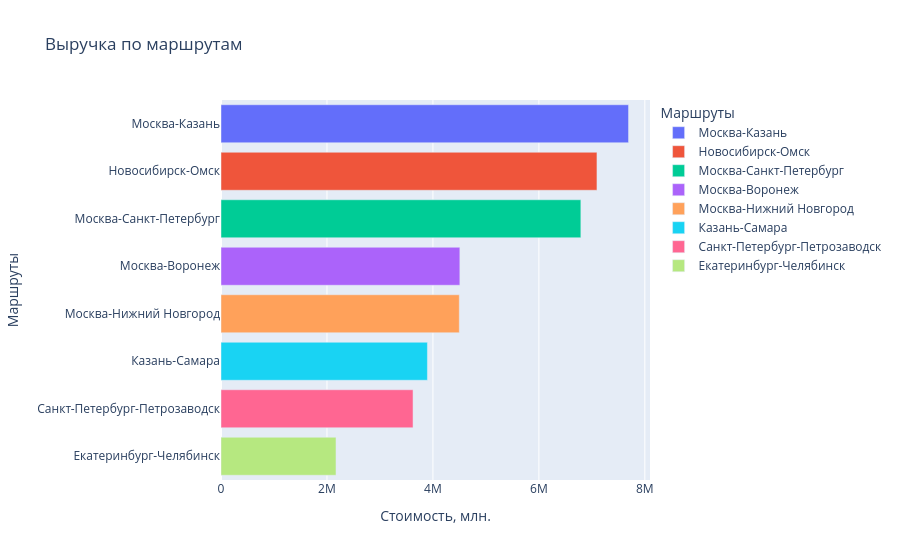

The code cell stored with this chart in its notebook:
### Markdown cell above
### Задание 4

1. Постройте интерактивную столбчатую диаграмму (`px.bar`) выручки по маршрутам.
   Отсортируйте столбцы по значению.
2. Добавьте в `hover_data` число рейсов по маршруту, чтобы при наведении было видно
   и выручку, и количество.
3. Сохраните график в `charts/revenue_by_route.html` и откройте файл в браузере.
4. Постройте `px.box` стоимости рейса по типам груза. Чем интерактивный «ящик»
   удобнее статичного?

### Code cell
# 1) - 3)
route_stats = (df.groupby("route")
               .agg(revenue=("cost_rub", "sum"), trips=("trip_id", "count"))
               .reset_index()
               .sort_values("revenue", ascending=False))

fig = px.bar(route_stats, x="revenue", y="route", color="route", hover_data=["trips"], title="Выручка по маршрутам", labels={"route" : "Маршруты", "revenue": "Стоимость, млн."})
fig.show()

fig.write_html("charts/revenue_by_route.html", include_plotlyjs=True)
size_mb = Path("charts/revenue_by_route.html").stat().st_size /1024 /1024
print(f"сохранено: charts/revenue_by_route.html ({size_mb:.1f} МБ)")

### Figure 1 — Plotly figure (JSON) as saved in the notebook; plotly's stock layout.template omitted (floating-point values rounded to 4 significant figures)
{"data": [{"customdata": [[108]], "hovertemplate": "Маршруты=%{y}<br>Стоимость, млн.=%{x}<br>trips=%{customdata[0]}<extra></extra>", "legendgroup": "Москва-Казань", "marker": {"color": "#636efa", "pattern": {"shape": ""}}, "name": "Москва-Казань", "orientation": "h", "showlegend": true, "textposition": "auto", "type": "bar", "x": [7692450], "xaxis": "x", "y": ["Москва-Казань"], "yaxis": "y"}, {"customdata": [[119]], "hovertemplate": "Маршруты=%{y}<br>Стоимость, млн.=%{x}<br>trips=%{customdata[0]}<extra></extra>", "legendgroup": "Новосибирск-Омск", "marker": {"color": "#EF553B", "pattern": {"shape": ""}}, "name": "Новосибирск-Омск", "orientation": "h", "showlegend": true, "textposition": "auto", "type": "bar", "x": [7096250], "xaxis": "x", "y": ["Новосибирск-Омск"], "yaxis": "y"}, {"customdata": [[111]], "hovertemplate": "Маршруты=%{y}<br>Стоимость, млн.=%{x}<br>trips=%{customdata[0]}<extra></extra>", "legendgroup": "Москва-Санкт-Петербург", "marker": {"color": "#00cc96", "pattern": {"shape": ""}}, "name": "Москва-Санкт-Петербург", "orientation": "h", "showlegend": true, "textposition": "auto", "type": "bar", "x": [6792210], "xaxis": "x", "y": ["Москва-Санкт-Петербург"], "yaxis": "y"}, {"customdata": [[103]], "hovertemplate": "Маршруты=%{y}<br>Стоимость, млн.=%{x}<br>trips=%{customdata[0]}<extra></extra>", "legendgroup": "Москва-Воронеж", "marker": {"color": "#ab63fa", "pattern": {"shape": ""}}, "name": "Москва-Воронеж", "orientation": "h", "showlegend": true, "textposition": "auto", "type": "bar", "x": [4508350], "xaxis": "x", "y": ["Москва-Воронеж"], "yaxis": "y"}, {"customdata": [[123]], "hovertemplate": "Маршруты=%{y}<br>Стоимость, млн.=%{x}<br>trips=%{customdata[0]}<extra></extra>", "legendgroup": "Москва-Нижний Новгород", "marker": {"color": "#FFA15A", "pattern": {"shape": ""}}, "name": "Москва-Нижний Новгород", "orientation": "h", "showlegend": true, "textposition": "auto", "type": "bar", "x": [4497860], "xaxis": "x", "y": ["Москва-Нижний Новгород"], "yaxis": "y"}, {"customdata": [[131]], "hovertemplate": "Маршруты=%{y}<br>Стоимость, млн.=%{x}<br>trips=%{customdata[0]}<extra></extra>", "legendgroup": "Казань-Самара", "marker": {"color": "#19d3f3", "pattern": {"shape": ""}}, "name": "Казань-Самара", "orientation": "h", "showlegend": true, "textposition": "auto", "type": "bar", "x": [3896140], "xaxis": "x", "y": ["Казань-Самара"], "yaxis": "y"}, {"customdata": [[95]], "hovertemplate": "Маршруты=%{y}<br>Стоимость, млн.=%{x}<br>trips=%{customdata[0]}<extra></extra>", "legendgroup": "Санкт-Петербург-Петрозаводск", "marker": {"color": "#FF6692", "pattern": {"shape": ""}}, "name": "Санкт-Петербург-Петрозаводск", "orientation": "h", "showlegend": true, "textposition": "auto", "type": "bar", "x": [3624770], "xaxis": "x", "y": ["Санкт-Петербург-Петрозаводск"], "yaxis": "y"}, {"customdata": [[120]], "hovertemplate": "Маршруты=%{y}<br>Стоимость, млн.=%{x}<br>trips=%{customdata[0]}<extra></extra>", "legendgroup": "Екатеринбург-Челябинск", "marker": {"color": "#B6E880", "pattern": {"shape": ""}}, "name": "Екатеринбург-Челябинск", "orientation": "h", "showlegend": true, "textposition": "auto", "type": "bar", "x": [2170340], "xaxis": "x", "y": ["Екатеринбург-Челябинск"], "yaxis": "y"}], "layout": {"barmode": "relative", "legend": {"title": {"text": "Маршруты"}, "tracegroupgap": 0}, "title": {"text": "Выручка по маршрутам"}, "xaxis": {"anchor": "y", "domain": [0, 1], "title": {"text": "Стоимость, млн."}}, "yaxis": {"anchor": "x", "categoryarray": ["Екатеринбург-Челябинск", "Санкт-Петербург-Петрозаводск", "Казань-Самара", "Москва-Нижний Новгород", "Москва-Воронеж", "Москва-Санкт-Петербург", "Новосибирск-Омск", "Москва-Казань"], "categoryorder": "array", "domain": [0, 1], "title": {"text": "Маршруты"}}}}
